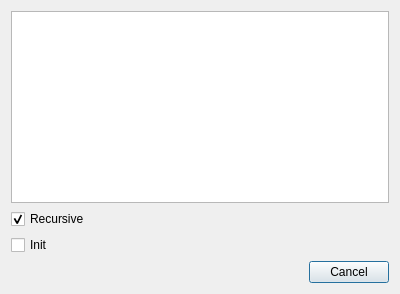
<?xml version="1.0" encoding="UTF-8"?>
<ui version="4.0">
 <class>UpdateSubmodulesDialog</class>
 <widget class="QDialog" name="UpdateSubmodulesDialog">
  <property name="windowTitle">
   <string>Update Submodules</string>
  </property>
  <property name="minimumSize">
   <size>
    <width>400</width>
    <height>0</height>
   </size>
  </property>
  <layout class="QVBoxLayout" name="verticalLayout">
   <item>
    <widget class="QTableView" name="mTable">
     <property name="showGrid">
      <bool>false</bool>
     </property>
     <property name="selectionMode">
      <enum>QAbstractItemView::NoSelection</enum>
     </property>
    </widget>
   </item>
   <item>
    <widget class="QCheckBox" name="mRecursive">
     <property name="text">
      <string>Recursive</string>
     </property>
     <property name="checked">
      <bool>true</bool>
     </property>
    </widget>
   </item>
   <item>
    <widget class="QCheckBox" name="mInit">
     <property name="text">
      <string>Init</string>
     </property>
    </widget>
   </item>
   <item>
    <widget class="QDialogButtonBox" name="mButtons">
     <property name="orientation">
      <enum>Qt::Horizontal</enum>
     </property>
     <property name="standardButtons">
      <set>QDialogButtonBox::Cancel</set>
     </property>
    </widget>
   </item>
  </layout>
 </widget>
 <resources/>
 <connections/>
</ui>
